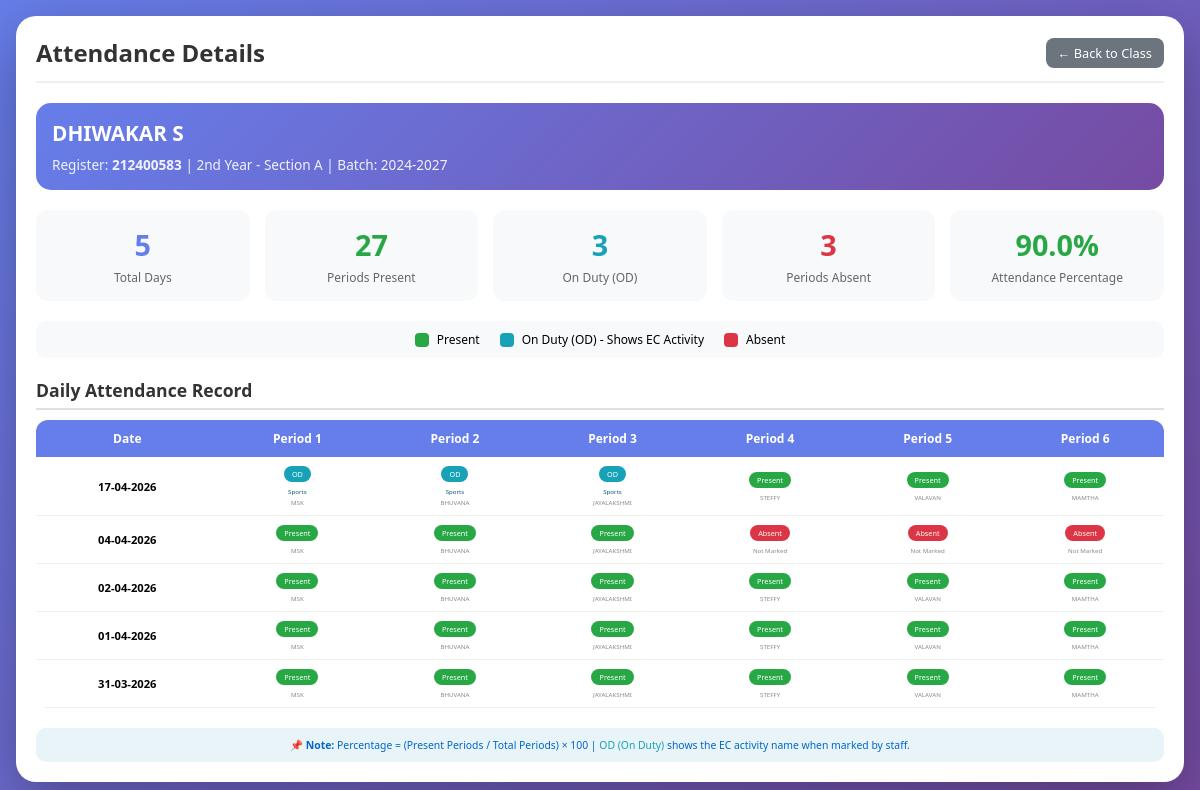
The page /student_attendance_details/6/2nd Year/A (signed in) on the database its author committed.
### app.py (models this page shows, shortened)
class Student(db.Model):
    __tablename__ = 'students'
    id = db.Column(db.Integer, primary_key=True, autoincrement=True)
    register_number = db.Column(db.String(20), unique=True, nullable=False)
    name = db.Column(db.String(100), nullable=False)
    gender = db.Column(db.String(1), nullable=False, default='M')
    year = db.Column(db.String(20), nullable=False)
    section = db.Column(db.String(1), nullable=False)
    batch = db.Column(db.String(20))
    dob = db.Column(db.String(50))
    umis = db.Column(db.String(50))
    mobile_student = db.Column(db.String(15))
    mobile_parent = db.Column(db.String(15))
    parent_guardian_name = db.Column(db.String(100))
    blood_group = db.Column(db.String(5))
    department_id = db.Column(db.Integer, db.ForeignKey('departments.id'), nullable=False)
    created_at = db.Column(db.DateTime, default=datetime.now)
    attendances = db.relationship('Attendance', backref='student', lazy=True, cascade='all, delete-orphan')

class Attendance(db.Model):
    __tablename__ = 'attendance'
    id = db.Column(db.Integer, primary_key=True, autoincrement=True)
    student_id = db.Column(db.Integer, db.ForeignKey('students.id'), nullable=False)
    date = db.Column(db.Date, nullable=False, default=datetime.now().date)
    period = db.Column(db.Integer, nullable=False)
    status = db.Column(db.String(10), nullable=False)
    subject = db.Column(db.String(100), nullable=True)
    marked_by = db.Column(db.Integer, db.ForeignKey('staff.id'))
    marked_at = db.Column(db.DateTime, default=datetime.now)
    __table_args__ = (db.UniqueConstraint('student_id', 'date', 'period', name='unique_attendance'),)

class Staff(db.Model):
    __tablename__ = 'staff'
    id = db.Column(db.Integer, primary_key=True, autoincrement=True)
    name = db.Column(db.String(100), nullable=False)
    password_hash = db.Column(db.String(200), nullable=False)
    is_department_admin = db.Column(db.Boolean, default=False)
    admin_department_id = db.Column(db.Integer, db.ForeignKey('departments.id'), nullable=True)
    created_at = db.Column(db.DateTime, default=datetime.now)
    subjects = db.relationship('StaffSubject', backref='staff', lazy=True, cascade='all, delete-orphan')

### app.py (the view)
@app.route('/student_attendance_details/<int:student_id>/<year>/<section>')
def student_attendance_details(student_id, year, section):
    role = session.get('role')
    if role not in ['dept_admin', 'dept_admin_viewer']:
        return redirect(url_for('index'))
    student = Student.query.get_or_404(student_id)
    records = Attendance.query.filter_by(student_id=student_id).order_by(
        Attendance.date.desc(),
        Attendance.period
    ).all()
    od_activities = Extracurricular.query.filter(
        Extracurricular.student_id == student_id,
        Extracurricular.notes.like('OD_%')
    ).all()
    od_info = {}
    for od in od_activities:
        activity_name = od.notes.replace('OD_', '')
        period_found = None
        if '_period_' in od.notes:
            try:
                period_part = od.notes.split('_period_')[1]
                period_found = int(period_part)
                activity_name = activity_name.split('_period_')[0]
            except:
                pass
        if period_found:
            key = f"{od.activity_date}_{period_found}"
            od_info[key] = {
                'activity_name': activity_name,
                'activity_type': od.activity_type.name if od.activity_type else 'General'
            }
    daily_attendance = defaultdict(dict)
    for record in records:
        staff = db.session.get(Staff, record.marked_by)
        record.marked_by_name = staff.name if staff else 'System'
        od_key = f"{record.date}_{record.period}"
        record.is_od = od_key in od_info
        record.od_activity_name = od_info[od_key]['activity_name'] if record.is_od else ''
        daily_attendance[record.date][record.period] = record
    for date in list(daily_attendance.keys()):
        for period in range(1, 7):
            if period not in daily_attendance[date]:
                virtual_record = type('obj', (object,), {
                    'status': 'absent',
                    'marked_by_name': 'Not Marked',
                    'is_od': False,
                    'od_activity_name': ''
                })
                daily_attendance[date][period] = virtual_record
    total_periods, present_periods, od_periods, absent_periods, percentage = calculate_student_attendance(student_id)
    total_days = len(daily_attendance)
    return render_template('student_attendance_details.html',
                         student=student,
                         year=year,
                         section=section,
                         daily_attendance=dict(daily_attendance),
                         total_days=total_days,
                         present=present_periods,
                         absent=absent_periods,
                         od=od_periods,
                         percentage=percentage)

### app.py (called while the page is built)
@app.context_processor
def inject_datetime():
    return {'datetime': datetime}

### templates/student_attendance_details.html (shortened to what this page needs)
<!DOCTYPE html>
<html lang="en">
<head>
</head>
<body>
    <div class="container">
        <div class="header">
            <h1>Attendance Details</h1>
            <a href="{{ url_for('view_class', year=year, section=section) }}" class="btn-secondary">← Back to Class</a>
        </div>
        <div class="student-info">
            <h2>{{ student.name }}</h2>
            <p>Register: <strong>{{ student.register_number }}</strong> | {{ year }} - Section {{ section }} | Batch: {{ student.batch }}</p>
        </div>
        <div class="stats-container">
            <div class="stat-card">
                <h3 class="total">{{ total_days }}</h3>
                <p>Total Days</p>
            </div>
            <div class="stat-card">
                <h3 class="present">{{ present }}</h3>
                <p>Periods Present</p>
            </div>
            <div class="stat-card">
                <h3 class="od">{{ od }}</h3>
                <p>On Duty (OD)</p>
            </div>
            <div class="stat-card">
                <h3 class="absent">{{ absent }}</h3>
                <p>Periods Absent</p>
            </div>
            <div class="stat-card">
                <h3 style="color: #28a745;">{{ percentage }}%</h3>
                <p>Attendance Percentage</p>
            </div>
        </div>
        <div class="legend">
            <div class="legend-item">
                <div class="legend-color present"></div>
                <span>Present</span>
            </div>
            <div class="legend-item">
                <div class="legend-color od"></div>
                <span>On Duty (OD) - Shows EC Activity</span>
            </div>
            <div class="legend-item">
                <div class="legend-color absent"></div>
                <span>Absent</span>
            </div>
        </div>
        <h3 class="section-title">Daily Attendance Record</h3>
        <div class="table-wrapper">
            {% if daily_attendance and daily_attendance|length > 0 %}
            <table>
                <thead>
                    <tr>
                        <th>Date</th>
                        <th>Period 1</th>
                        <th>Period 2</th>
                        <th>Period 3</th>
                        <th>Period 4</th>
                        <th>Period 5</th>
                        <th>Period 6</th>
                    </tr>
                </thead>
                <tbody>
                    {% for date_str, periods in daily_attendance.items() %}
                    <tr>
                        <td><strong>{{ date_str.strftime('%d-%m-%Y') if date_str is not string else date_str }}</strong></td>
                        {% for period in range(1, 7) %}
                        <td>
                            {% set record = periods.get(period) %}
                            {% if record %}
                                {% if record.status == 'present' %}
                                    {% if record.is_od %}
                                    <span class="od-badge">OD</span>
                                    {% if record.od_activity_name %}
                                    <span class="od-activity-name">{{ record.od_activity_name }}</span>
                                    {% endif %}
                                    <span class="staff-name">{{ record.marked_by_name }}</span>
                                    {% else %}
                                    <span class="present-badge">Present</span>
                                    <span class="staff-name">{{ record.marked_by_name }}</span>
                                    {% endif %}
                                {% elif record.status == 'absent' %}
                                    <span class="absent-badge">Absent</span>
                                    <span class="staff-name">{{ record.marked_by_name }}</span>
                                {% else %}
                                    <span class="absent-badge">Absent</span>
                                    <span class="staff-name">Not Marked</span>
                                {% endif %}
                            {% else %}
                                <span class="absent-badge">Absent</span>
                                <span class="staff-name">Not Marked</span>
                            {% endif %}
                        </td>
                        {% endfor %}
                    </tr>
                    {% endfor %}
                </tbody>
            </table>
            {% else %}
            <div class="empty-state">
                <p>📭 No attendance records found for this student.</p>
                <p style="margin-top: 8px; font-size: 0.8em;">Start marking attendance to see records here.</p>
            </div>
            {% endif %}
        </div>
        <div class="info-note">
            <strong>📌 Note:</strong> Percentage = (Present Periods / Total Periods) × 100 |
            <span style="color:#17a2b8;">OD (On Duty)</span> shows the EC activity name when marked by staff.
        </div>
    </div>
</body>
</html>

### templates/student_attendance_details.html (style rules this page uses)
* { margin: 0; padding: 0; box-sizing: border-box; font-family: 'Segoe UI', Tahoma, Geneva, Verdana, sans-serif; }
body { background: linear-gradient(135deg, #667eea 0%, #764ba2 100%); min-height: 100vh; padding: 16px; }
.container { background: white; border-radius: 20px; box-shadow: 0 20px 60px rgba(0,0,0,0.3); max-width: 1400px; margin: 0 auto; padding: 20px; }
.header { display: flex; justify-content: space-between; align-items: center; margin-bottom: 20px; padding-bottom: 12px; border-bottom: 2px solid #f0f0f0; flex-wrap: wrap; gap: 12px; }
.header h1 { font-size: 1.5em; color: #333; }
.student-info { background: linear-gradient(135deg, #667eea 0%, #764ba2 100%); color: white; padding: 16px; border-radius: 15px; margin-bottom: 20px; }
.student-info h2 { font-size: 1.3em; margin-bottom: 8px; }
.student-info p { font-size: 0.85em; opacity: 0.9; }
.stats-container { display: grid; grid-template-columns: repeat(5, 1fr); gap: 15px; margin-bottom: 20px; }
.stat-card { background: #f8f9fa; padding: 15px; border-radius: 12px; text-align: center; }
.stat-card h3 { font-size: 1.8em; margin-bottom: 5px; }
.stat-card p { color: #666; font-size: 0.75em; }
.present { color: #28a745; }
.absent { color: #dc3545; }
.od { color: #17a2b8; }
.total { color: #667eea; }
.legend { display: flex; gap: 20px; margin-bottom: 20px; padding: 10px 15px; background: #f8f9fa; border-radius: 10px; flex-wrap: wrap; justify-content: center; }
.legend-item { display: flex; align-items: center; gap: 8px; font-size: 0.75em; }
.legend-color { width: 14px; height: 14px; border-radius: 4px; }
.legend-color.present { background: #28a745; }
.legend-color.absent { background: #dc3545; }
.legend-color.od { background: #17a2b8; }
.section-title { margin: 15px 0 10px; padding-bottom: 6px; border-bottom: 2px solid #e0e0e0; font-size: 1.1em; color: #333; }
.table-wrapper { overflow-x: auto; border-radius: 12px; }
table { width: 100%; border-collapse: collapse; background: white; min-width: 600px; }
th { background: #667eea; color: white; padding: 10px 6px; text-align: center; font-size: 0.75em; font-weight: 600; }
td { padding: 8px 6px; text-align: center; border-bottom: 1px solid #f0f0f0; font-size: 0.7em; }
.present-badge { display: inline-block; background: #28a745; color: white; padding: 3px 8px; border-radius: 20px; font-size: 0.65em; margin-bottom: 3px; }
.absent-badge { display: inline-block; background: #dc3545; color: white; padding: 3px 8px; border-radius: 20px; font-size: 0.65em; margin-bottom: 3px; }
.od-badge { display: inline-block; background: #17a2b8; color: white; padding: 3px 8px; border-radius: 20px; font-size: 0.65em; margin-bottom: 3px; }
.od-activity-name { display: block; font-size: 0.55em; color: #0a5a6e; margin-top: 2px; font-weight: normal; }
.staff-name { display: block; font-size: 0.55em; color: #888; margin-top: 2px; }
.btn-secondary { background: #6c757d; color: white; padding: 6px 12px; text-decoration: none; border-radius: 8px; font-size: 0.8em; transition: all 0.2s; }
.info-note { margin-top: 20px; padding: 10px; background: #e8f4f8; border-radius: 10px; text-align: center; font-size: 0.65em; color: #0066cc; }

### rows shown on the page
Student: name "DHIWAKAR S", register_number "212400583", year "2nd Year", batch "2024-2027"
Attendance: date "17-04-2026"
Staff: marked_by_name "STEFFY"
Staff: marked_by_name "VALAVAN"
Staff: marked_by_name "MAMTHA"
Attendance: date "04-04-2026"
Staff: marked_by_name "MSK"
Staff: marked_by_name "BHUVANA"
Staff: marked_by_name "JAYALAKSHMI"
Attendance: date "02-04-2026"
Attendance: date "01-04-2026"
Attendance: date "31-03-2026"

### other values the page prints
{{ section }} "A"
{{ total_days }} "5"
{{ present }} "27"
{{ od }} "3"
{{ absent }} "3"
{{ percentage }} "90.0"
{{ record.od_activity_name }} "Sports" "Sports" "Sports"
{{ record.marked_by_name }} "MSK" "BHUVANA" "JAYALAKSHMI"
{{ record.marked_by_name }} "Not Marked" "Not Marked" "Not Marked"
